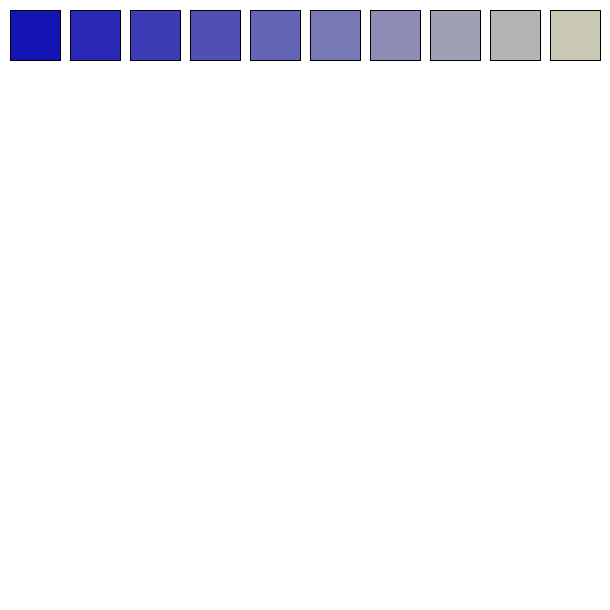
Frame 1 (no input)
Frame 60 (the mouse pressed at the canvas centre just before this capture): identical to frame 1, image omitted
Frame 120 (the mouse held since frame 60 and released just before this capture): identical to frame 1, image omitted

The Processing sketch that drew this single still picture (run headless with seeded random() and noise(); from frame 60 on, the mouse is pressed at the canvas centre):

// Processing sketch: processing_11861
// ── processing_11861.pde

// loops

/*
Loops are a very common way to get the computer to do mundane tasks repeatedly.  In this example, drawing squares.   
When you run the program you will see that it draws ten squares.  
However instead of writing the rect (); code 10 times to draw 10 suares and the Fill code 10 times to create a gradient of colour we use a for loop.   
A for loop will continually run a piece of code until a condition is met.  In this case we run the rect(); method 10 times. 
In practice this looks like this:- 

for (the condition i.e checking to see if a variable has exceeded a certain value) {
The code you want to execute i.e drawing rectangles
}

*/


int Xpos; // this is setting up a variable for the x position of the rectangles 
int Ypos; // this is setting up a variable for the y position of the rectangles 
int myWidth; // this is setting up a variable for the width of the rectangles 
int myHieght; // this is setting up a variable for the height of the rectangles 

void setup() {
  size(610,610);

}
void draw() {
  background(255);

  myWidth = 50;

  myHieght = myWidth;


  Xpos = 10;
  Ypos = 10;
  
  // the for loop is drwaing 10 squares
  // the loop works like this.  We create a variable called i.  We then check to see if the value of i = 10
  // if it doesn't we then run through and execute the code.  However every time we run the loop we are adding 1 to i
  // this is written as i++ so eventually you will get to 100 and the loop will stop and you will have executed the code 100 times

  for(int i = 1; i<=10; i++){
 // they are being filled with the value of i multiplied by 2
    fill(i*20,i*20,180);
// the rectangle whose variables are updated every time the loop runs which in this example is 100 times
    rect(Xpos,Ypos,myWidth,myHieght);
 // this is updating the Xpos variable
    Xpos = Xpos+myWidth+10;


  }
}

//Have a go at drawing 10 rectangles that run horizontally down the screen.  Then have a go at drawing 10 rectangles that are running diagonally 
